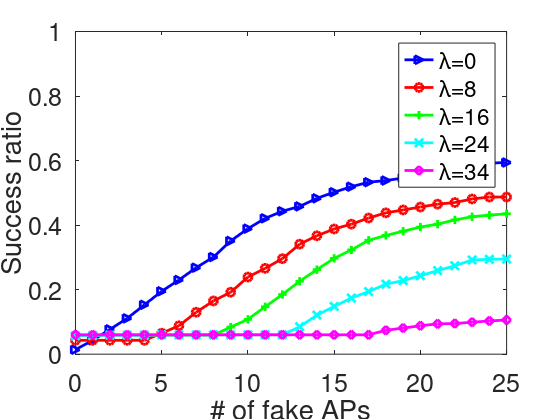
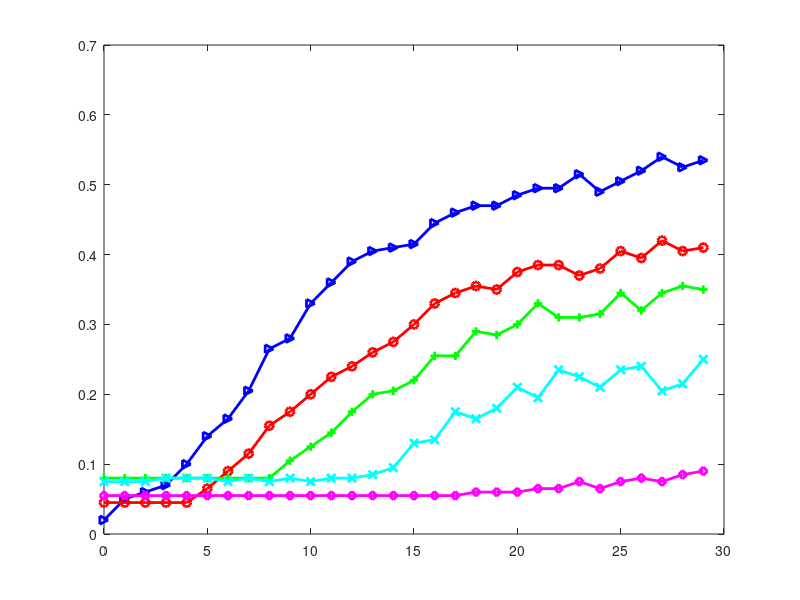

Write MATLAB code to recreate these figures, in order. (Note: this script raises an error after producing the figures.)
load ./mat/lambda_diffk.mat
%load ./mat/bit_vec_aps.mat    %save bit_vec_aps.mat svec1 svec2 svec3 svec4 svec5;
load ./mat/succ_ratio_ks.mat  % save succ_ratio_ks.mat rates3_0 rates3_8 rates3_16 rates3_24 rates3_34;
load ./mat/paris_ks.mat       % save paris_ks.mat iids uids; 
load ./mat/bit_vec_aps_1k.mat    %save bit_vec_aps.mat svec1 svec2 svec3 svec4 svec5;
% h=figure;
% x=0:34
% plot(x,rates_lm_8,'-bo','linewidth',2,'markersize',8)
% hold on
% plot(x,rates_lm_16,'-r+','linewidth',2,'markersize',8)
% hold on
% %plot(x,rates_lm_20,'-g>','linewidth',2,'markersize',8)
% % hold on
% plot(x,rates_lm_24,'-cx','linewidth',2,'markersize',8)
% hold on
% % plot(x,rates3_30,'-kd','linewidth',2,'markersize',8)
% % hold on
% % plot(x,rates3_34,'-m*','linewidth',2,'markersize',8)
% xlim([0,34])
% ylim([0,1])
% xlabel("\lambda")
% ylabel("Success ratio")
% legend('k=8','k=16','k=24','location','best')
% set(gca,'fontsize',18)
% %set(gca,'fontsize',18,'xtick',0:2:24)

%%  Draw the success ratio under attack2 type-2, using bit-vector to get the fake ap needed!
h=figure;
x=0:29;
k=1000;
plot(x,sum(svec1)/k,'-b>','linewidth',2) % 1 lambda=0
hold on
plot(x,sum(svec2)/k,'-ro','linewidth',2) % 2 lambda=8
hold on
plot(x,sum(svec3)/k,'-g+','linewidth',2) % 3 lambda=16
hold on
plot(x,sum(svec4)/k,'-cx','linewidth',2) % 4 lambda=24
hold on
plot(x,sum(svec5)/k,'-md','linewidth',2) % 5 lambda=34, same as median
legend('\lambda=0','\lambda=8','\lambda=16','\lambda=24','\lambda=34','location','best')
xlim([0,25])
ylim([0,1])
xlabel('# of fake APs')
ylabel('Success ratio')
set(gca,'fontsize',18)

set(h,'Units','Inches');
pos = get(h,'Position');
set(h,'PaperPositionMode','Auto','PaperUnits','Inches','PaperSize',[pos(3), pos(4)])
print(h,'filename','-dpdf','-r0')

%% %%  Draw the success ratio under attack2 type-2, using orignal method, but find the best number between [0,k]  to attack!
h=figure;
x=0:29;
plot(x,rates3_0,'-b>','linewidth',2)
hold on
plot(x,rates3_8,'-ro','linewidth',2)
hold on
plot(x,rates3_16,'-g+','linewidth',2)
hold on
plot(x,rates3_24,'-cx','linewidth',2)
hold on
plot(x,rates3_34,'-md','linewidth',2)
legend('\lambda=0','\lambda=8','\lambda=16','\lambda=24','\lambda=34','location','nw')
xlim([0,25])
ylim([0,1])
xlabel('# of fake APs')
ylabel('Success ratio')
set(gca,'fontsize',18)

set(h,'Units','Inches');
pos = get(h,'Position');
set(h,'PaperPositionMode','Auto','PaperUnits','Inches','PaperSize',[pos(3), pos(4)])
print(h,'filename','-dpdf','-r0')